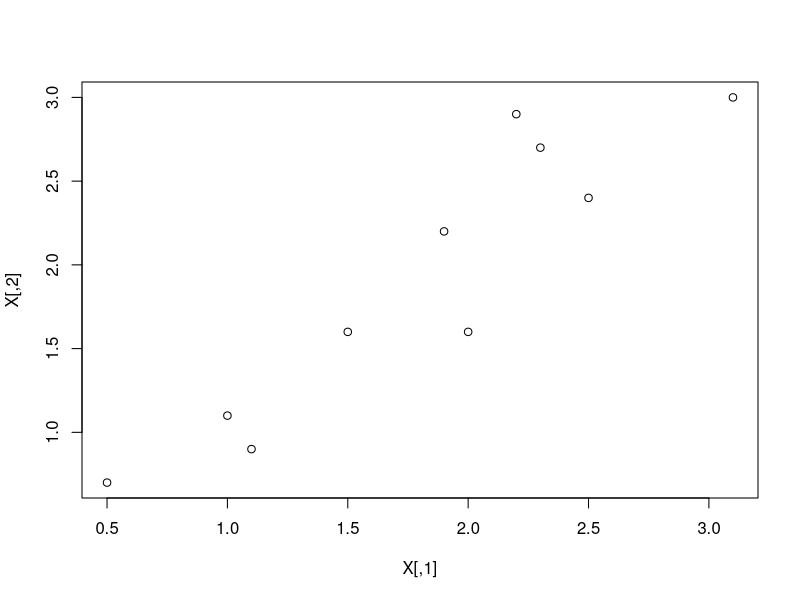
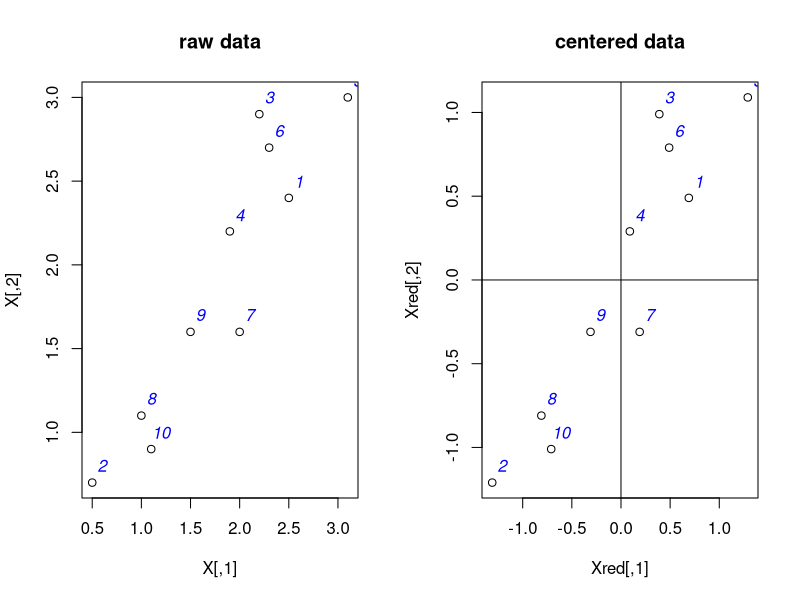
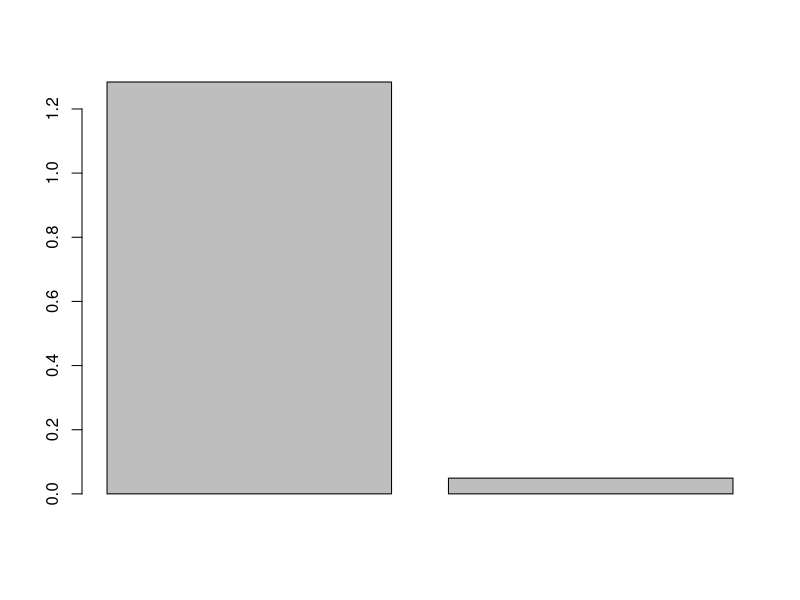
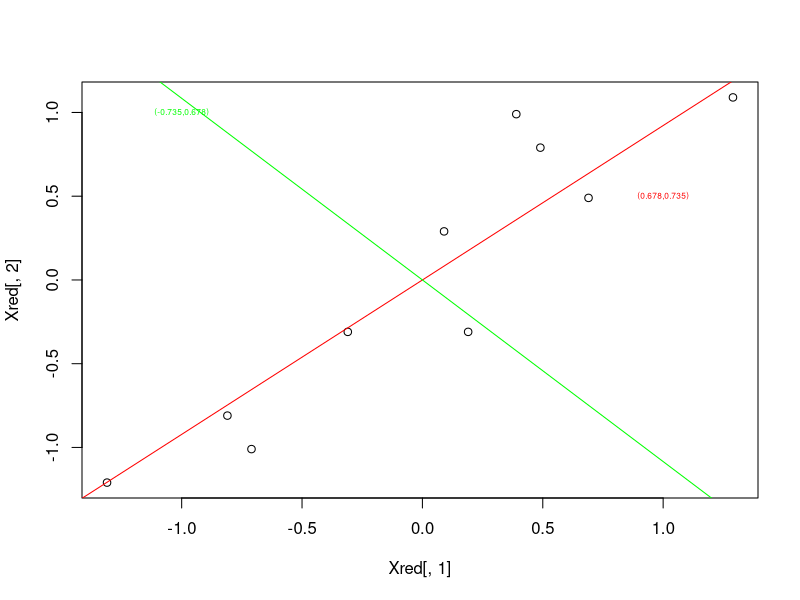
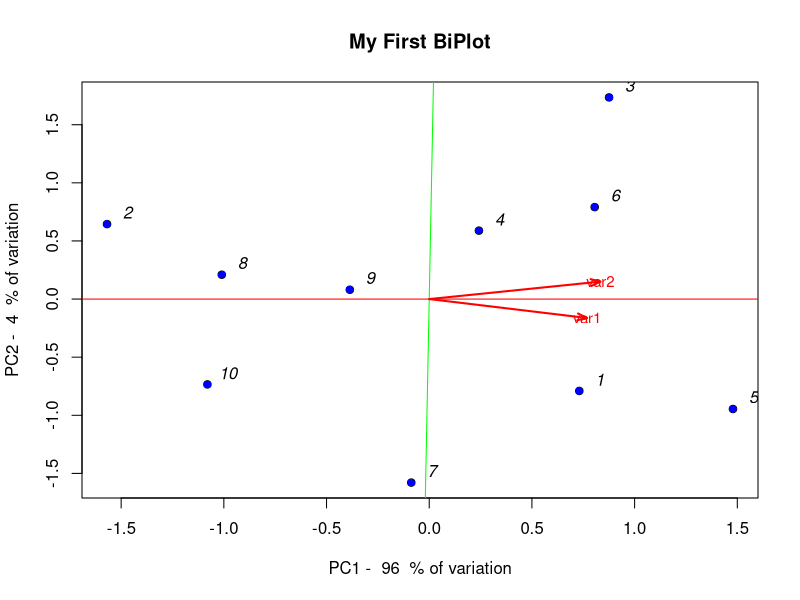
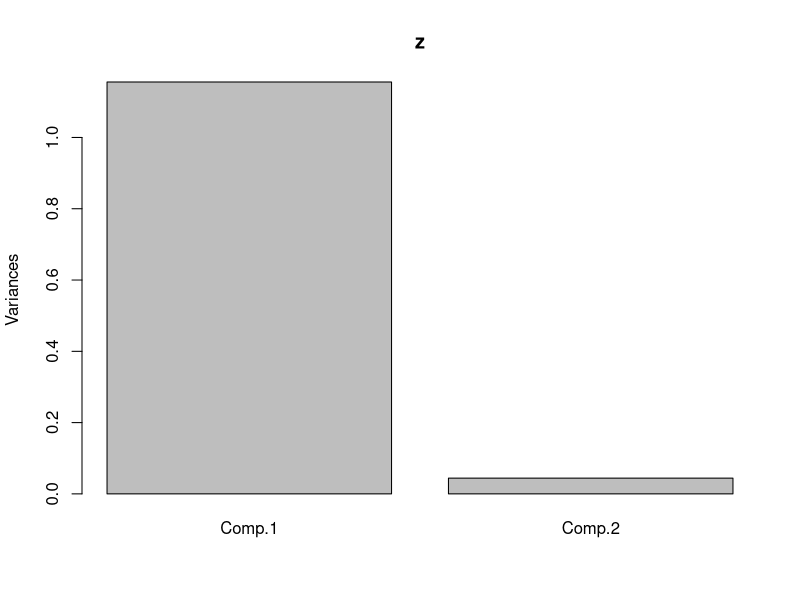
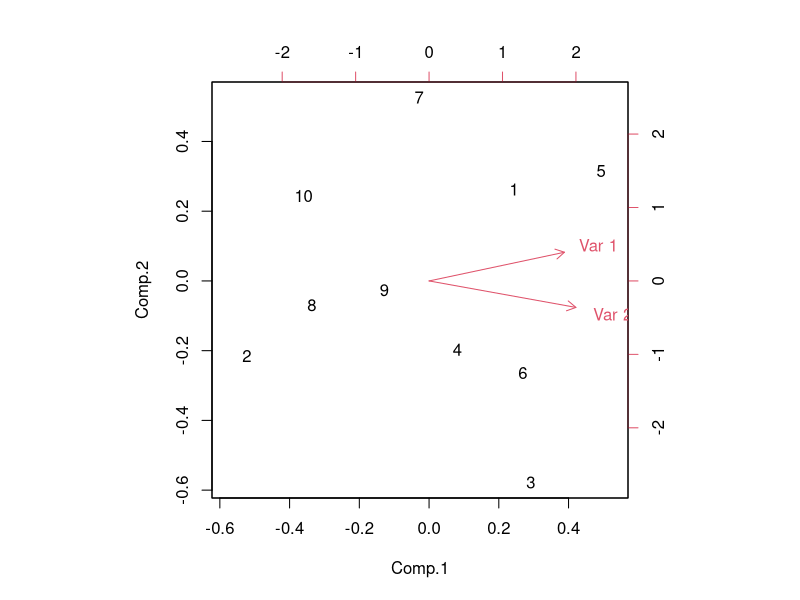
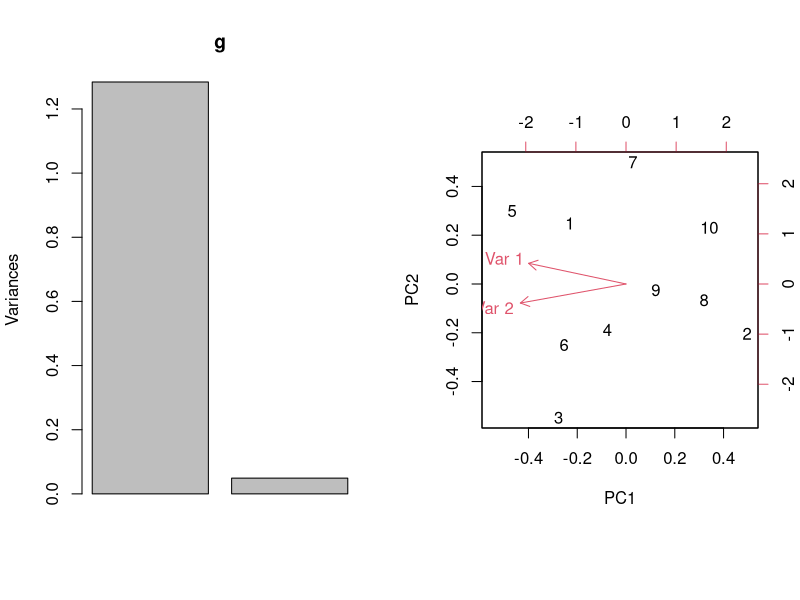

Here is the R script that generated these plots, in order:
################################################################################
#########             Principal Component Analysis                    ##########
################################################################################



#=========================================================
#       Toy Example 
#=========================================================

X<-matrix(c(2.5, 2.4,   #data: 2 vectors with dimension 10, variables are in the same scale
            0.5, 0.7,
            2.2, 2.9,
            1.9, 2.2,
            3.1, 3.0,
            2.3, 2.7,
            2, 1.6,
            1, 1.1,
            1.5, 1.6,
            1.1, 0.9),ncol=2,byrow=T)

print(X)

#plot the data

plot(X)

#analyze the correlation between the two variables

cor(X[,1],X[,2])

#center the data 

Xred<-matrix(0,nrow=nrow(X),ncol=ncol(X))

#subtract the mean (if the variables are on different units you should divide
# by the sd also

Xred[,1]<-X[,1]-mean(X[,1])
Xred[,2]<-X[,2]-mean(X[,2])
Xred

cor(Xred[,1],Xred[,2])


#get two plots side by side with the raw data and the centered data

par(mfrow=c(1,2))
plot(X,main="raw data")
text(X[,1]+0.1,X[,2]+0.1,seq(1:nrow(X)) ,col="blue", cex=1,font=3)

plot(Xred,main="centered data")
abline(h=0)
abline(v=0)
text(Xred[,1]+0.1,Xred[,2]+0.1,seq(1:nrow(X)) ,col="blue", cex=1,font=3)
dev.off()


#calculate the covariance (if the variables are on different scale you should use
# correlation instead)

S<-cov(Xred)   #function cor() for correlation matrix
S


#compute the eigenvalues and eigenvectors based on the covariance matrix

ev<-eigen(S)
names(ev)

ev$values   #eigenvalues

sum(ev$values) #sum of the eigenvalues equals the total of the variance

# in the centered data set
var(Xred[,1])+var(Xred[,2])

#or in raw data
var(X[,1])+var(X[,2])

sum(diag(S))

#scree plot - bar plot of the eigenvalues

barplot(ev$values)

# The eigenvectors are the principal components.

ev$vector   #eigenvectors=loadings

# the PC are ortogonal (are not correlated), means the inner produc is equal zero 

t(ev$vector[,1])%*%ev$vector[,2]


#the eigenvectors have norm 1

sum(ev$vector[,1]^2)
sum(ev$vector[,2]^2)


# Let's see to what extent each variable contributes

PC<-ev$vector
rownames(PC)<-c("X1","X2")
colnames(PC)<-c("PC1","PC2")

# Let's plot them on the centered data plot

plot(Xred[,1],Xred[,2])

pc1.slope = ev$vectors[1,1]/ev$vectors[2,1]  #slope of the eigenvectors
pc2.slope = ev$vectors[1,2]/ev$vectors[2,2]

abline(0,pc1.slope,col="red")   #plot the eigenvectors on the existing data (centered or standardized)
abline(0,pc2.slope,col="green")  # to see the relationship and the eigenvetors

text(1,0.5,"(0.678,0.735)",cex=0.5,col="red")
text(-1,1,"(-0.735,0.678)",cex=0.5,col="green")


# See how much variation each eigenvector accounts for

pc1.var = 100*round(ev$values[1]/sum(ev$values),digits=2)
pc2.var = 100*round(ev$values[2]/sum(ev$values),digits=2)
pc1.var
pc2.var

#To get the data expressed in terms of principal components
#Multiply the centered data by the eigenvectors (principal components)

scores<-t(ev$vector)%*%t(Xred) 
t(scores)


# BiPlot (see how variables correlate)

xlab=paste("PC1 - ",pc1.var," % of variation")
ylab=paste("PC2 - ",pc2.var," % of variation")

sd = sqrt(ev$values)
u<-t(scores)[,1]/sd[1]
v<-t(scores)[,2]/sd[2]
plot(u,v,main="My First BiPlot",xlab=xlab,ylab=ylab,type="p")
abline(0,0,col="red")
abline(0,90,col="green")


# First plot the variables as vectors
loadings = ev$vectors
arrows(0,0,loadings[,1]*sd[1],loadings[,2]*sd[2],length=0.1, lwd=2,angle=20, col="red")
text(loadings[,1]*sd[1],loadings[,2]*sd[2],c("var1","var2"), col="red", cex=0.9)

cor(X[,1],X[,2])

# Second plot the scores as points (cases)
points(t(scores)[,1]/sd[1],t(scores)[,2]/sd[2],pch=16,col="blue")
text(t(scores)[,1]/sd[1]+0.1,t(scores)[,2]/sd[2]+0.1,seq(1:nrow(t(scores))) ,col="black", cex=1,font=3)
X

X[5,]
X[1,]
X[3,]
X[2,]
X[10,]

#PCA analysis using princomp function

z<-princomp(X)
z
names(z)


z$sdev    #he standard deviations of the principal components. square root of eigenvalues
z$loadings  #the matrix of variable loadings (i.e., a matrix whose columns contain the eigenvectors)
z$center  #the means that were subtracted.
z$scale   #the scale applied to each variable
z$scores # the scores of the supplied data on the principal components.


plot(z)   #screeplot

biplot(z)  


#PCA analysis using prcomp function

?prcomp

g<-prcomp(X)
names(g)

eigenvalues<-g$sdev^2  #eigenvalues 

sum(eigenvalues) #variance of the data

g$rotation
z$loading


#primcomp()  vs. prcomp()


par(mfrow=c(1,2))
plot(g)
biplot(g)


